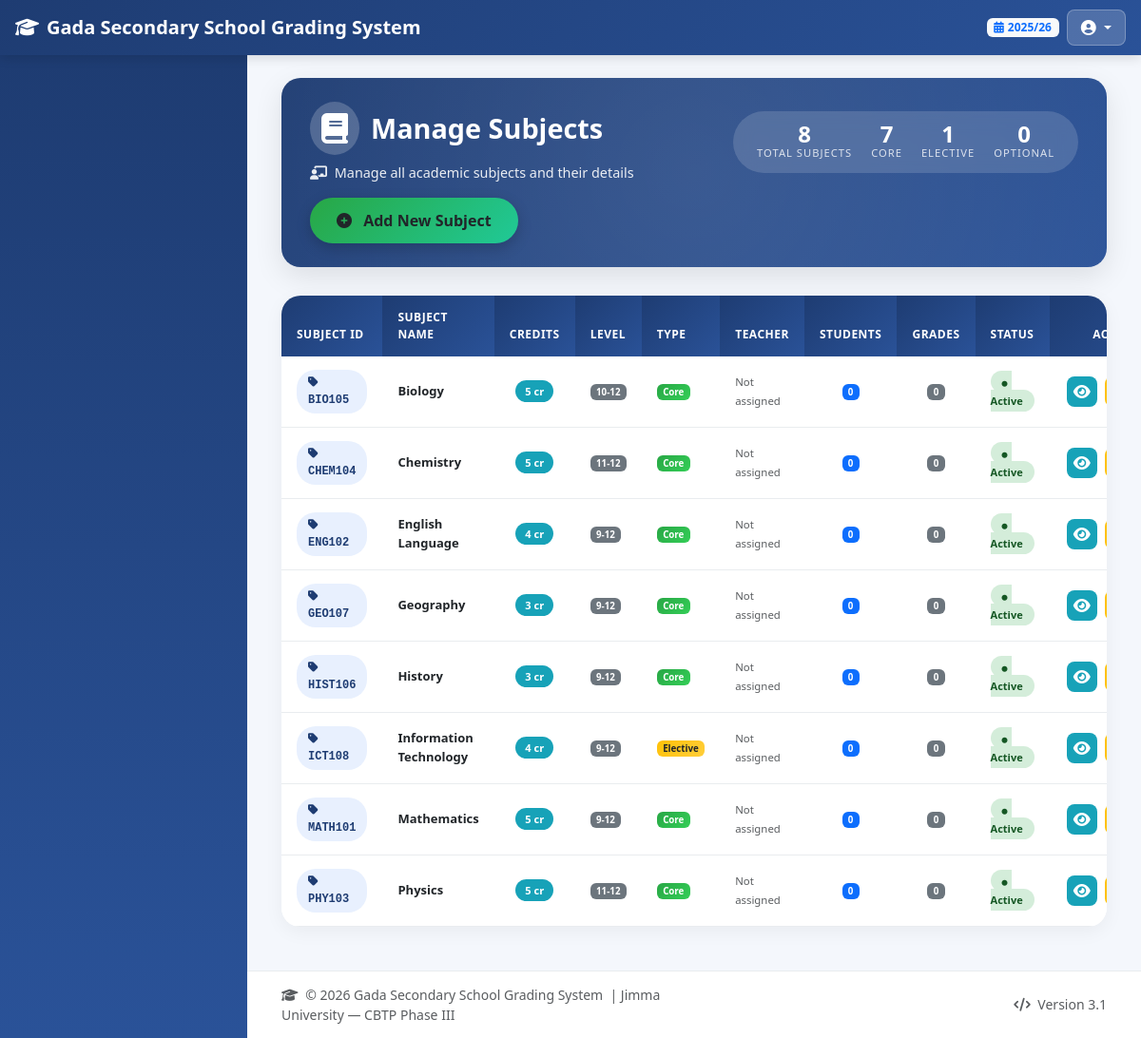
The page /admin/manage_subjects.php (signed in) on the database its author committed.
### tables this page shows
CREATE TABLE subject (
    subject_id    VARCHAR(20)  PRIMARY KEY,
    subject_name  VARCHAR(100) NOT NULL,
    short_name    VARCHAR(20)  DEFAULT NULL,
    credits       INT          DEFAULT 3,
    grade_level   VARCHAR(10)  DEFAULT '9-12',
    subject_type  ENUM('core','elective','optional') DEFAULT 'core',
    description   TEXT         DEFAULT NULL,
    is_active     BOOLEAN      DEFAULT TRUE,
    created_at    TIMESTAMP    DEFAULT CURRENT_TIMESTAMP,
    INDEX idx_subject_active (is_active)
);

### includes/auth.php (called while the page is built, shortened)
<?php
class Auth {
    public function isLoggedIn() {
        return isset($_SESSION['logged_in']) && $_SESSION['logged_in'] === true;
    }
    public function currentUser() {
        return [
            'username' => $_SESSION['username'] ?? '',
            'full_name' => $_SESSION['full_name'] ?? '',
            'role' => $_SESSION['role'] ?? '',
            'profile_id' => $_SESSION['profile_id'] ?? ''
        ];
    }
}
function auth() {
    static $instance = null;
    if ($instance === null) {
        $conn = db();
        $instance = new Auth($conn);
    }
    return $instance;
}
function currentUser() {
    return auth()->currentUser();
}
?>

### admin/manage_subjects.php (the view, shortened to what this page needs)
<?php
require_once '../includes/header.php';
$conn = db();
$yearResult = $conn->query("SELECT year_id, year_name FROM academic_year WHERE is_current = 1 LIMIT 1");
$currentYear = ($yearResult && $yearResult->num_rows > 0) ? $yearResult->fetch_assoc() : ['year_id' => 2, 'year_name' => '2025/26'];
$subjects = $conn->query("
    SELECT s.*,
           (SELECT COUNT(DISTINCT student_id) FROM student_subject WHERE subject_id = s.subject_id AND is_active = 1) as student_count,
           (SELECT COUNT(*) FROM mark WHERE subject_id = s.subject_id) as grade_count,
           (SELECT u.full_name
            FROM teacher_subject ts
            JOIN teacher t ON ts.teacher_id = t.teacher_id
            JOIN users u ON t.username = u.username
            WHERE ts.subject_id = s.subject_id
            AND ts.academic_year_id = {$currentYear['year_id']}
            AND ts.is_primary = 1
            LIMIT 1) as teacher_name
    FROM subject s
    ORDER BY s.subject_id
");
$coreCount = $conn->query("SELECT COUNT(*) as total FROM subject WHERE subject_type = 'core' AND is_active = 1")->fetch_assoc()['total'] ?? 0;
$electiveCount = $conn->query("SELECT COUNT(*) as total FROM subject WHERE subject_type = 'elective' AND is_active = 1")->fetch_assoc()['total'] ?? 0;
$optionalCount = $conn->query("SELECT COUNT(*) as total FROM subject WHERE subject_type = 'optional' AND is_active = 1")->fetch_assoc()['total'] ?? 0;
$totalSubjects = $coreCount + $electiveCount + $optionalCount;
?>
<div class="container-fluid">
    <div class="page-header-wrapper">
        <div class="page-header-content">
            <div class="page-title-section">
                <h1>
                    <i class="fas fa-book"></i>
                    Manage Subjects
                </h1>
                <p><i class="fas fa-chalkboard-user me-1"></i> Manage all academic subjects and their details</p>
            </div>
            <div class="header-stats">
                <div class="header-stat-item">
                    <div class="header-stat-number"><?php echo $totalSubjects; ?></div>
                    <div class="header-stat-label">Total Subjects</div>
                </div>
                <div class="header-stat-item">
                    <div class="header-stat-number"><?php echo $coreCount; ?></div>
                    <div class="header-stat-label">Core</div>
                </div>
                <div class="header-stat-item">
                    <div class="header-stat-number"><?php echo $electiveCount; ?></div>
                    <div class="header-stat-label">Elective</div>
                </div>
                <div class="header-stat-item">
                    <div class="header-stat-number"><?php echo $optionalCount; ?></div>
                    <div class="header-stat-label">Optional</div>
                </div>
            </div>
            <div>
                <button class="btn btn-add-subject" data-bs-toggle="modal" data-bs-target="#addSubjectModal">
                    <i class="fas fa-plus-circle me-2"></i> Add New Subject
                </button>
            </div>
        </div>
    </div>
    <div class="card subjects-card">
        <div class="card-body p-0">
            <div class="table-responsive">
                <table class="table table-modern" id="subjectsTable">
                    <thead>
                        <tr>
                            <th>Subject ID</th>
                            <th>Subject Name</th>
                            <th class="text-center">Credits</th>
                            <th>Level</th>
                            <th>Type</th>
                            <th>Teacher</th>
                            <th class="text-center">Students</th>
                            <th class="text-center">Grades</th>
                            <th>Status</th>
                            <th class="text-center">Actions</th>
                        </tr>
                    </thead>
                    <tbody>
                        <?php if ($subjects && $subjects->num_rows > 0): ?>
                            <?php while ($subject = $subjects->fetch_assoc()):
                                $typeClass = '';
                                $typeLabel = ucfirst($subject['subject_type'] ?? 'Core');
                                if ($subject['subject_type'] == 'core') $typeClass = 'badge-core';
                                elseif ($subject['subject_type'] == 'elective') $typeClass = 'badge-elective';
                                else $typeClass = 'badge-optional';
                            ?>
                                <tr>
                                    <td>
                                        <span class="subject-id-badge">
                                            <i class="fas fa-tag me-1"></i>
                                            <?php echo htmlspecialchars($subject['subject_id']); ?>
                                        </span>
                                    <td>
                                        <strong><?php echo htmlspecialchars($subject['subject_name']); ?></strong>
                                    <td class="text-center">
                                        <span class="badge-credits"><?php echo $subject['credits']; ?> cr</span>
                                    <td>
                                        <span class="badge bg-secondary"><?php echo htmlspecialchars($subject['grade_level'] ?? '9-12'); ?></span>
                                    <td>
                                        <span class="badge <?php echo $typeClass; ?>"><?php echo $typeLabel; ?></span>
                                    <td>
                                        <?php if ($subject['teacher_name']): ?>
                                            <div class="d-flex align-items-center">
                                                <i class="fas fa-chalkboard-user text-success me-1 small"></i>
                                                <span class="small"><?php echo htmlspecialchars($subject['teacher_name']); ?></span>
                                            </div>
                                        <?php else: ?>
                                            <span class="text-muted small">Not assigned</span>
                                        <?php endif; ?>
                                    <td class="text-center">
                                        <span class="badge bg-primary"><?php echo number_format($subject['student_count'] ?? 0); ?></span>
                                    <td class="text-center">
                                        <span class="badge bg-secondary"><?php echo number_format($subject['grade_count'] ?? 0); ?></span>
                                    <td>
                                        <?php if (($subject['is_active'] ?? 1) == 1): ?>
                                            <span class="status-active"><i class="fas fa-circle me-1" style="font-size: 6px;"></i> Active</span>
                                        <?php else: ?>
                                            <span class="status-inactive"><i class="fas fa-circle me-1" style="font-size: 6px;"></i> Inactive</span>
                                        <?php endif; ?>
                                    <td class="text-center">
                                        <div class="d-flex justify-content-center gap-1">
                                            <a href="view_subject.php?id=<?php echo urlencode($subject['subject_id']); ?>"
                                               class="btn action-btn btn-view" title="View Subject">
                                                <i class="fas fa-eye"></i>
                                            </a>
                                            <a href="edit_subject.php?id=<?php echo urlencode($subject['subject_id']); ?>"
                                               class="btn action-btn btn-edit" title="Edit Subject">
                                            </a>
                                        </div>
                                </tr>
                            <?php endwhile; ?>
                        <?php endif; ?>
                    </tbody>
                </table>
            </div>
        </div>
    </div>
</div>
<link rel="stylesheet" href="https://cdn.datatables.net/1.13.6/css/dataTables.bootstrap5.min.css">
<?php require_once '../includes/footer.php'; ?>

### includes/header.php (shortened to what this page needs)
<?php
$currentUser = currentUser();
?>
<!DOCTYPE html>
<html lang="en">
<head>
    <link href="https://cdn.jsdelivr.net/npm/bootstrap@5.3.0/dist/css/bootstrap.min.css" rel="stylesheet">
    <link rel="stylesheet" href="https://cdnjs.cloudflare.com/ajax/libs/font-awesome/6.4.0/css/all.min.css">
    <link href="https://cdn.datatables.net/1.13.4/css/dataTables.bootstrap5.min.css" rel="stylesheet">
    <link rel="stylesheet" href="https://cdn.datatables.net/responsive/2.4.1/css/responsive.bootstrap5.min.css">
</head>
<body>
<nav class="navbar px-3">
    <div class="d-flex align-items-center">
        <a class="navbar-brand" href="<?php echo APP_URL; ?>/<?php echo $currentUser['role']; ?>/dashboard.php">
            <i class="fas fa-graduation-cap"></i>
            <span><?php echo APP_NAME; ?></span>
        </a>
    </div>
    <div class="ms-auto d-flex align-items-center gap-2">
        <span class="badge bg-light text-primary d-none d-md-inline-flex align-items-center gap-1">
            <i class="fas fa-calendar-alt"></i>
            <?php echo CURRENT_ACADEMIC_YEAR; ?>
        </span>
        <div class="dropdown">
            <button class="btn btn-logout dropdown-toggle" type="button" data-bs-toggle="dropdown">
                <i class="fas fa-user-circle"></i>
            </button>
        </div>
    </div>
</nav>
<div class="sidebar" id="sidebar">
    <nav class="nav flex-column py-3">
    </nav>
</div>
<div class="main-content" id="mainContent">

### includes/footer.php (shortened to what this page needs)
</div>
<footer class="footer" id="mainFooter" style="margin-left:var(--sidebar-w);background:#fff;padding:14px 24px;border-top:1px solid #e9ecef;transition:margin-left .3s ease;">
    <div class="container-fluid">
        <div class="row align-items-center">
            <div class="col-12 col-md-6 text-center text-md-start text-muted small mb-1 mb-md-0">
                <i class="fas fa-graduation-cap me-1"></i>
                &copy; <?php echo date('Y'); ?> <?php echo APP_NAME; ?>
                <span class="d-none d-sm-inline">&nbsp;|&nbsp;Jimma University &mdash; CBTP Phase III</span>
            </div>
            <div class="col-12 col-md-6 text-center text-md-end text-muted small">
                <i class="fas fa-code me-1"></i> Version 3.1
            </div>
        </div>
    </div>
</footer>
</body>
</html>

### includes/header.php (style rules this page uses)
:root { --primary: #1e3c72; --secondary: #2a5298; --sidebar-w: 260px; --navbar-h: 58px; }
* { margin: 0; padding: 0; box-sizing: border-box; }
body { font-family: 'Segoe UI', system-ui, -apple-system, sans-serif; background: #f4f7fc; overflow-x: hidden; }
.navbar { background: linear-gradient(135deg, var(--primary), var(--secondary)); box-shadow: 0 2px 12px rgba(0,0,0,.15); height: var(--navbar-h); position: fixed; top: 0; left: 0; right: 0; z-index: 1030; }
.navbar-brand { font-weight: 700; color: #fff !important; display: flex; align-items: center; gap: .5rem; }
.btn-logout { background: rgba(255,255,255,.18); border: 1px solid rgba(255,255,255,.25); color: #fff; padding: 6px 14px; border-radius: 8px; transition: background .25s; }
.sidebar { position: fixed; top: var(--navbar-h); left: 0; bottom: 0; width: var(--sidebar-w); background: linear-gradient(180deg, var(--primary) 0%, var(--secondary) 100%); overflow-y: auto; z-index: 1020; transition: transform .3s ease; }
.main-content { margin-left: var(--sidebar-w); margin-top: var(--navbar-h); padding: 24px; min-height: calc(100vh - var(--navbar-h)); transition: margin-left .3s ease; }
.card { border: none; border-radius: 14px; box-shadow: 0 4px 18px rgba(0,0,0,.07); margin-bottom: 22px; }
.table thead th { background: var(--primary); color: #fff; font-weight: 600; padding: 11px 14px; }

### rows shown on the page
subject: subject_id "BIO105", subject_name "Biology", credits "5", grade_level "10-12", subject_type "Core", student_count "0", grade_count "0", is_active 1 (drawn)
subject: subject_id "CHEM104", subject_name "Chemistry", credits "5", grade_level "11-12", subject_type "Core", student_count "0", grade_count "0", is_active 1 (drawn)
subject: subject_id "ENG102", subject_name "English Language", credits "4", grade_level "9-12", subject_type "Core", student_count "0", grade_count "0", is_active 1 (drawn)
subject: subject_id "GEO107", subject_name "Geography", credits "3", grade_level "9-12", subject_type "Core", student_count "0", grade_count "0", is_active 1 (drawn)
subject: subject_id "HIST106", subject_name "History", credits "3", grade_level "9-12", subject_type "Core", student_count "0", grade_count "0", is_active 1 (drawn)
subject: subject_id "ICT108", subject_name "Information Technology", credits "4", grade_level "9-12", subject_type "Elective", student_count "0", grade_count "0", is_active 1 (drawn)
subject: subject_id "MATH101", subject_name "Mathematics", credits "5", grade_level "9-12", subject_type "Core", student_count "0", grade_count "0", is_active 1 (drawn)
subject: subject_id "PHY103", subject_name "Physics", credits "5", grade_level "11-12", subject_type "Core", student_count "0", grade_count "0", is_active 1 (drawn)

### other values the page prints
APP_NAME "Gada Secondary School Grading System"
CURRENT_ACADEMIC_YEAR "2025/26"
$totalSubjects "8"
$coreCount "7"
$electiveCount "1"
$optionalCount "0"
